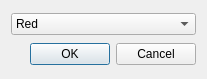
<?xml version="1.0" encoding="UTF-8"?>
<ui version="4.0">
 <class>TeamColorDialog</class>
 <widget class="QDialog" name="TeamColorDialog">
  <property name="geometry">
   <rect>
    <x>0</x>
    <y>0</y>
    <width>207</width>
    <height>79</height>
   </rect>
  </property>
  <property name="windowTitle">
   <string>Team Color</string>
  </property>
  <layout class="QGridLayout" name="gridLayout">
   <item row="0" column="0">
    <widget class="QComboBox" name="m_colorComboBox">
     <property name="color" stdset="0">
      <color>
       <red>255</red>
       <green>0</green>
       <blue>0</blue>
      </color>
     </property>
     <item>
      <property name="text">
       <string>Red</string>
      </property>
     </item>
     <item>
      <property name="text">
       <string>Blue</string>
      </property>
     </item>
     <item>
      <property name="text">
       <string>Teal</string>
      </property>
     </item>
     <item>
      <property name="text">
       <string>Purple</string>
      </property>
     </item>
     <item>
      <property name="text">
       <string>Yellow</string>
      </property>
     </item>
     <item>
      <property name="text">
       <string>Orange</string>
      </property>
     </item>
     <item>
      <property name="text">
       <string>Green</string>
      </property>
     </item>
     <item>
      <property name="text">
       <string>Pink</string>
      </property>
     </item>
     <item>
      <property name="text">
       <string>Gray</string>
      </property>
     </item>
     <item>
      <property name="text">
       <string>Light Blue</string>
      </property>
     </item>
     <item>
      <property name="text">
       <string>Dark Green</string>
      </property>
     </item>
     <item>
      <property name="text">
       <string>Brown</string>
      </property>
     </item>
     <item>
      <property name="text">
       <string>Black</string>
      </property>
     </item>
    </widget>
   </item>
   <item row="1" column="0">
    <widget class="QDialogButtonBox" name="m_dialogButtonBox">
     <property name="standardButtons">
      <set>QDialogButtonBox::Cancel|QDialogButtonBox::Ok</set>
     </property>
    </widget>
   </item>
  </layout>
 </widget>
 <resources/>
 <connections/>
</ui>
